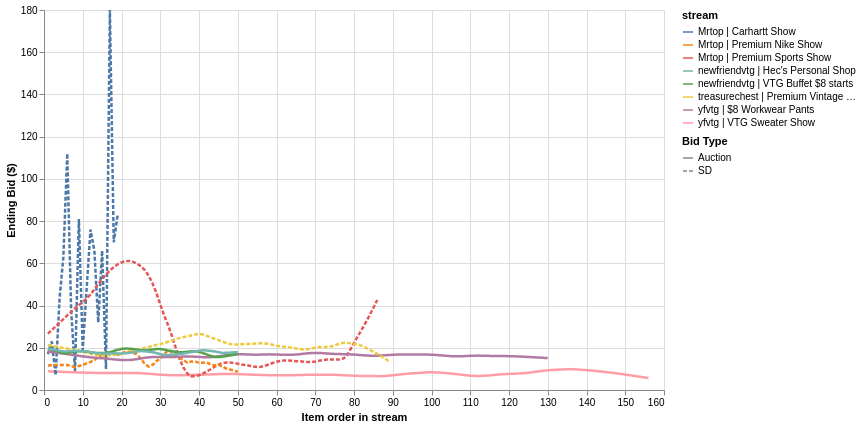

Write notebook code for a chart like this one.
### Code cell
dv = dv.copy()
dv['item'] = dv.groupby('stream').cumcount() + 1
dv_sold = dv[dv['Ending Bid'] > 0]

streams = sorted(dv['stream'].unique())
YMAX = dv_sold['Ending Bid'].max()

ALL = 'All streams'
SD  = 'All Sudden Death streams'
AUC = 'All Auction streams'

choice = alt.param(
    name='choice', value=ALL,
    bind=alt.binding_select(options=[ALL, SD, AUC] + streams, name='Show: '))

keep = (f"choice == '{ALL}' "
        f"|| (choice == '{SD}'  && datum['Bid Type'] == 'SD') "
        f"|| (choice == '{AUC}' && datum['Bid Type'] == 'Auction') "
        f"|| datum.stream == choice")

base = alt.Chart(dv_sold)

trend = (base
    .add_params(choice)
    .transform_filter(keep)
    .transform_loess("item", "Ending Bid", groupby=["stream", "Bid Type"], bandwidth=0.2)
    .mark_line(strokeWidth=2.5)
    .encode(x=alt.X("item:Q", title="Item order in stream"),
            y=alt.Y("Ending Bid:Q", title="Ending Bid ($)", scale=alt.Scale(domain=[0, YMAX])),
            color=alt.Color("stream:N", scale=alt.Scale(domain=streams)),
            strokeDash="Bid Type:N"))

interactive = trend.properties(width=620, height=380)

interactive

### Figure 1 — Vega-Lite specification as saved in the notebook (floating-point values rounded to 4 significant figures; data arrays with more than 128 entries replaced by an {"elided": "..."} marker saying what was removed)
{"config": {"view": {"continuousWidth": 300, "continuousHeight": 300}}, "data": {"name": "data-3b2b4c92140eb2f7a05cfc0ed94550b2"}, "mark": {"type": "line", "strokeWidth": 2.5}, "encoding": {"color": {"field": "stream", "scale": {"domain": ["Mrtop | Carhartt Show", "Mrtop | Premium Nike Show", "Mrtop | Premium Sports Show", "newfriendvtg | Hec's Personal Shop", "newfriendvtg | VTG Buffet $8 starts", "treasurechest | Premium Vintage Knit Sweater Show", "yfvtg | $8 Workwear Pants", "yfvtg | VTG Sweater Show"]}, "type": "nominal"}, "strokeDash": {"field": "Bid Type", "type": "nominal"}, "x": {"field": "item", "title": "Item order in stream", "type": "quantitative"}, "y": {"field": "Ending Bid", "scale": {"domain": [0, 180]}, "title": "Ending Bid ($)", "type": "quantitative"}}, "height": 380, "params": [{"name": "choice", "bind": {"input": "select", "options": ["All streams", "All Sudden Death streams", "All Auction streams", "Mrtop | Carhartt Show", "Mrtop | Premium Nike Show", "Mrtop | Premium Sports Show", "newfriendvtg | Hec's Personal Shop", "newfriendvtg | VTG Buffet $8 starts", "treasurechest | Premium Vintage Knit Sweater Show", "yfvtg | $8 Workwear Pants", "yfvtg | VTG Sweater Show"], "name": "Show: "}, "value": "All streams"}], "transform": [{"filter": "choice == 'All streams' || (choice == 'All Sudden Death streams'  && datum['Bid Type'] == 'SD') || (choice == 'All Auction streams' && datum['Bid Type'] == 'Auction') || datum.stream == choice"}, {"loess": "Ending Bid", "on": "item", "bandwidth": 0.2, "groupby": ["stream", "Bid Type"]}], "width": 620, "$schema": "https://vega.github.io/schema/vega-lite/v5.20.1.json", "datasets": {"data-3b2b4c92140eb2f7a05cfc0ed94550b2": {"elided": "592 records"}}}
